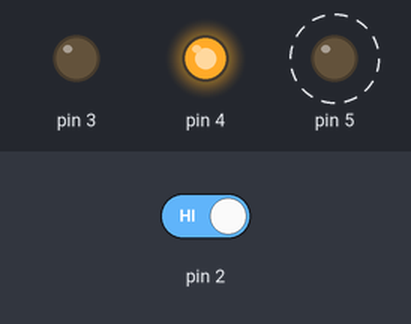
The sketch below on a simulated Arduino Uno, built with avr-gcc and run on an emulated ATmega328P. Parts: output pins drawn as LEDs (lit = HIGH). Dashed ring = blinking. The test bench sets the inputs (shaded band); at power-on: pin 2 HIGH.

Above: at 1.8 s.
1.9 s: pin 2 driven LOW
At 2.37 s:
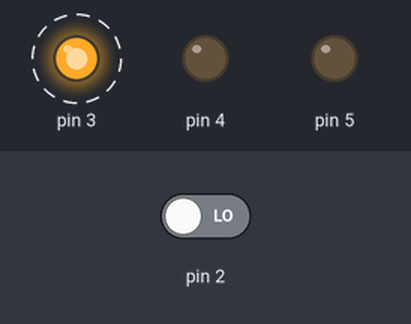
4.9 s: pin 2 driven HIGH
At 5.12 s:
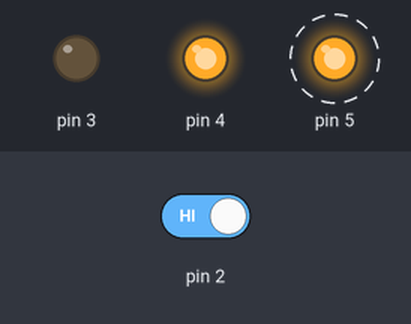
Timing chart, 0 to 13.9 s (numbered marks = the images above; inputs shaded):
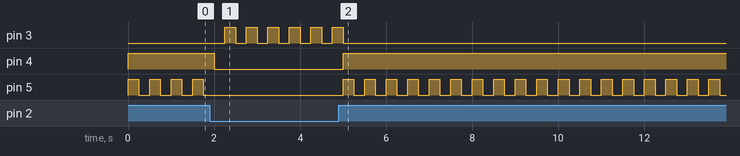

Measured:
- after the input at 1.9 s, pin 3: alternates HIGH for 0.25 s and LOW for 0.25 s, starting after 0.35 s; pin 4: HIGH → LOW after 0.10 s; pin 5: stops changing and stays LOW
- after the input at 4.9 s, pin 3: goes on until 5.0 s, then stays LOW; pin 4: LOW → HIGH after 0.10 s; pin 5: alternates HIGH for 0.25 s and LOW for 0.25 s, starting after 0.10 s
- by itself, pin 5: alternates HIGH for 0.25 s and LOW for 0.25 s

The sketch:

led_responds_to_button.ino
```cpp
int switchState = 2;

void setup() {
  // put your setup code here, to run once:
  pinMode(2, INPUT);
  pinMode(3, OUTPUT);
  pinMode(4, OUTPUT);
  pinMode(5, OUTPUT);
}

void loop() {

  if (switchState == 2){

  }
  // put your main code here, to run repeatedly:\=
  switchState = digitalRead(2);
  if (switchState == LOW){
    // button not pressed
    digitalWrite(4, LOW);
    digitalWrite(5, LOW);
    digitalWrite(3, LOW);
    delay(250);
    digitalWrite(3, HIGH);
    delay(250);
  } else {
    digitalWrite(3, LOW);
    digitalWrite(4, HIGH);
    digitalWrite(5, HIGH);
    delay(250);
    digitalWrite(4, HIGH);
    digitalWrite(5, LOW);
    delay(250);

    //
  }
}
```
